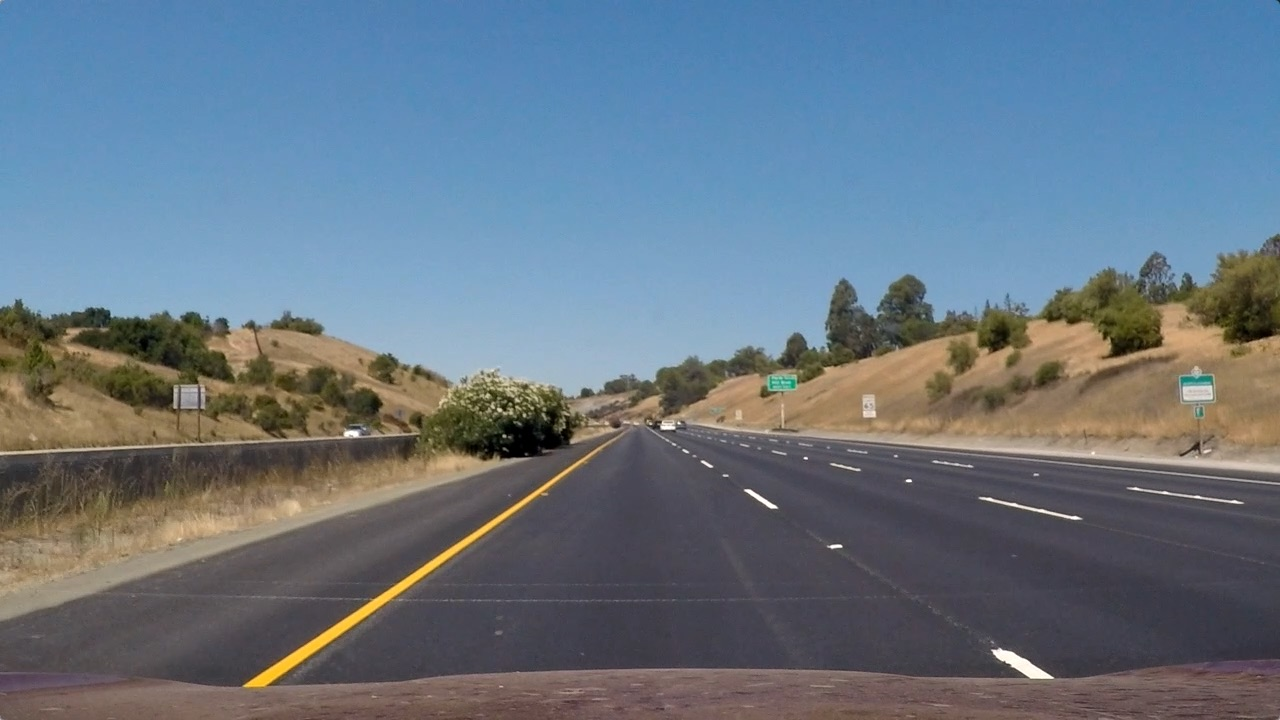
#> input picture test_images/straight_lines1.jpg, 1280 x 720 px
$ python any.py   (older library calls are emulated)
#> lines starting #> are read from the running program, lines starting #| are printed output that depends on the picture; after the words box and inside, x2 and y2 are one past the last pixel; in counts of white or black regions, pixels touching at a corner belong together
import matplotlib.pyplot as plt
import matplotlib.image as mpimg
import cv2
import numpy as np
import glob


def Calibrate_Cam (img):
    #to read all the calibration images
    images = glob.glob("camera_cal/calibration*.jpg")
    nx, ny = 9,6 #number of x and y corners for the chessboards we have

    objpoints =[] #3d points for the real world points
    imgpoints =[] #2d points for the image points


    ##To Create the object points for one iteration
    objp = np.zeros((nx*ny, 3), np.float32)
    objp[:,:2] = np.mgrid[0:nx, 0:ny].T.reshape(-1,2)

    #To calculate all objpoints and all imgpoints
    for image in images:
        ret, corners = cv2.findChessboardCorners(cv2.imread(image), (nx,ny), None)
        if ret:
            objpoints.append(objp)
            imgpoints.append(corners)

    #To calibrate the camera
    ret, mtx, dist, rvecs, tvecs = cv2.calibrateCamera(objpoints, imgpoints, img.shape[1::-1], None, None)
    dst = cv2.undistort (img, mtx, dist, None, mtx)
    return dst

def abs_sobel_thresh(img, orient='x', thresh=(0, 255)):
    sx = cv2.Sobel(img, cv2.CV_64F, 1, 0)
    sx_abs = np.absolute( sx )
    scaled_sx = np.uint8(255*sx_abs/np.max(sx_abs))
    binary_output = np.zeros_like(img) # Remove this line
    binary_output [ (scaled_sx>thresh[0]) & (scaled_sx<thresh[1]) ] = 1
    return binary_output

def mag_thresh(img, sobel_kernel=3, mag_thresh=(0, 255)):
    sx = cv2.Sobel(img, cv2.CV_64F, 1, 0)
    sy = cv2.Sobel(img, cv2.CV_64F, 0, 1)
    s_mag = np.sqrt(sx*sx + sy*sy)
    scaled_s = np.uint8(255*s_mag/np.max(s_mag))
    binary_output = np.zeros_like(img)
    binary_output [ (scaled_s>mag_thresh[0]) & (scaled_s<mag_thresh[1]) ] = 1
    return binary_output


def dir_threshold(img, sobel_kernel=3, thresh=(0, np.pi/2)):
    sx = cv2.Sobel(img, cv2.CV_64F, 1, 0, ksize=sobel_kernel)
    sy = cv2.Sobel(img, cv2.CV_64F, 0, 1, ksize=sobel_kernel)
    sx_abs = np.absolute(sx)
    sy_abs = np.absolute(sy)
    directions = np.arctan2(sy_abs, sx_abs)
    binary_output = np.zeros_like(img)
    binary_output [ (directions>thresh[0]) & (directions<thresh[1]) ] = 1
    return binary_output

def hls_select(img, thresh=(0, 255)):
    hls = cv2.cvtColor(img, cv2.COLOR_RGB2HLS)
    S = hls[:,:,2]
    binary_output = np.zeros_like(S)
    binary_output[(S>thresh[0]) & (S<=thresh[1]) ]=1
    return binary_output

def Color_Gradient_Threshold(img):
    gray = cv2.cvtColor(img, cv2.COLOR_RGB2GRAY)
    binary = np.zeros_like(gray)
    gradx = abs_sobel_thresh(gray, orient='x',thresh=(20, 100))
    grady = abs_sobel_thresh(gray, orient='y', thresh=(20, 100))
    grad_mag = mag_thresh(gray, sobel_kernel=9, mag_thresh=(30, 100))
    grad_dir = dir_threshold(gray, sobel_kernel=15, thresh=(0.7, 1.3))
    binary [ ((gradx == 1) & (grady==1)) | ((grad_mag==1) & (grad_dir==1)) ] =1
    hls_binary = hls_select(img, thresh=(170, 255))
    color_binary = np.dstack((binary , np.zeros_like(hls_binary), hls_binary)) * 255
    return color_binary


def bird_eye (img):
    src=np.float32([])
    dst=np.float32([])
    M = cv2.getPrespectiveTransform(src, dst)
    img_size = (img.shape[1], img.shape[0])

    warped = cv2.warpPrespective(img,M , img_size, flags=cv2.INTER_LINEAR)
    return warped


###### Prespective Transform (Warp image)


###### Detect Line Lanes


###### Determine lane curveture


img=mpimg.imread("test_images/straight_lines1.jpg")
#> img is the input picture: shape (720, 1280, 3); mean R, G, B 103.2, 117.7, 131.2

## Camera Calibration and image distortion
undestorted = Calibrate_Cam(img)
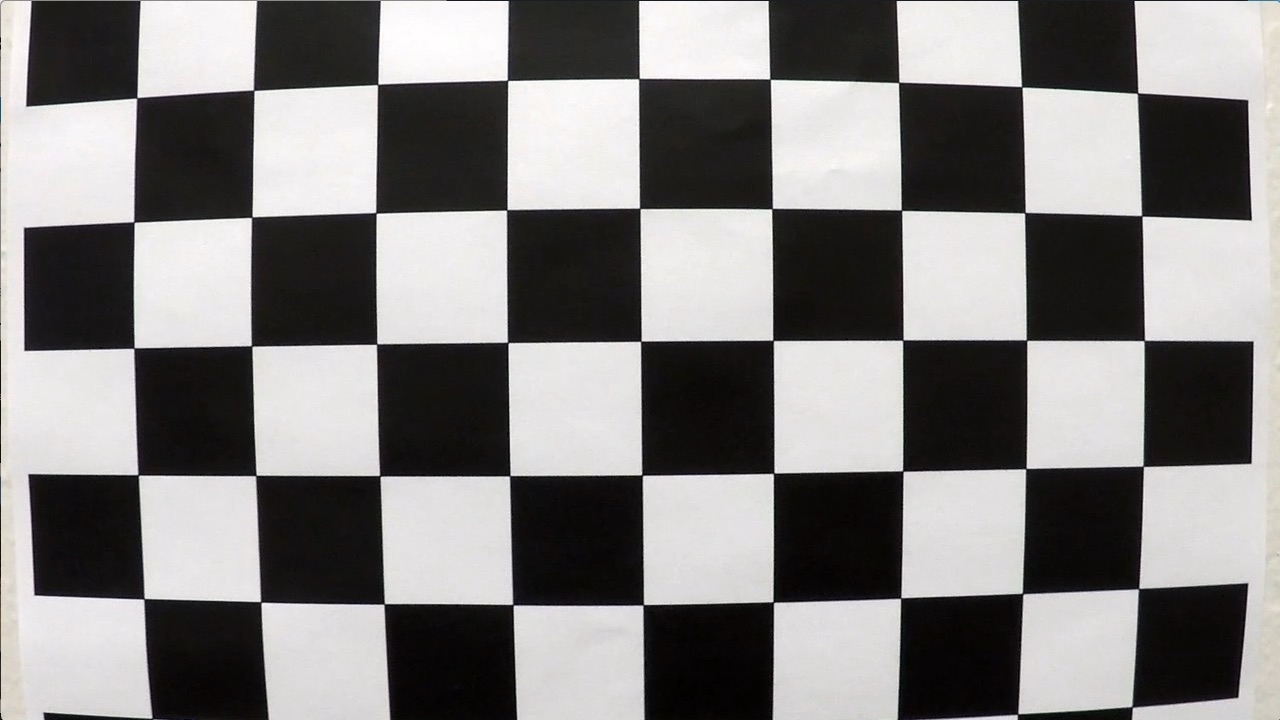
#> input picture camera_cal/calibration1.jpg, 1280 x 720 px
#> in Calibrate_Cam, `ret, corners = cv2.findChessboardCorners(cv2.imread(image), (nx,ny), N..`: ret = False; corners = None

###### Color and Gradient Threshold
binary = Color_Gradient_Threshold(undestorted)
#> in Color_Gradient_Threshold, `gradx = abs_sobel_thresh(gray, orient='x',thresh=(20, 100))`:
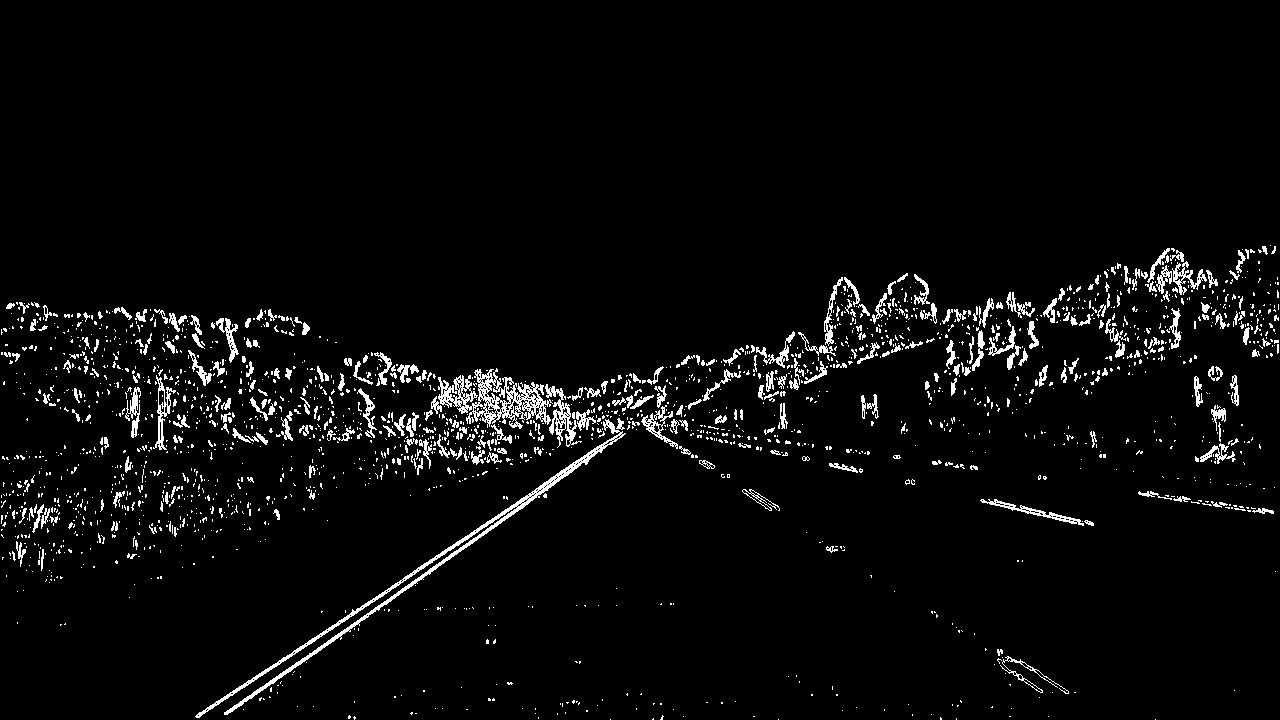
#> gradx: shape (720, 1280); values 0 (black) and 1 (white), 3.9% white in thin lines or dots, all inside (x1, y1, x2, y2) = (1, 245, 1279, 720)
#> in Color_Gradient_Threshold, `grad_mag = mag_thresh(gray, sobel_kernel=9, mag_thresh=(30, 100))`: grad_mag: shape (720, 1280); values 0 (black) and 1 (white), 4.7% white in thin lines or dots, all inside (x1, y1, x2, y2) = (0, 245, 1280, 720)
#> in Color_Gradient_Threshold, `grad_dir = dir_threshold(gray, sobel_kernel=15, thresh=(0.7, 1.3))`: grad_dir: shape (720, 1280); values 0 (black) and 1 (white), 41.6% white; 6314 white regions (5173 under 20 px), largest, box (x1, y1, x2, y2) and area: (87, 373, 1037, 719) 70016, (262, 135, 749, 444) 32065, (13, 1, 331, 230) 13942
#> in hls_select, `hls = cv2.cvtColor(img, cv2.COLOR_RGB2HLS)`: hls: shape (720, 1280, 3); mean of channels 0, 1, 2 87.8, 117.2, 66.6
#> in hls_select, `S = hls[:,:,2]`:
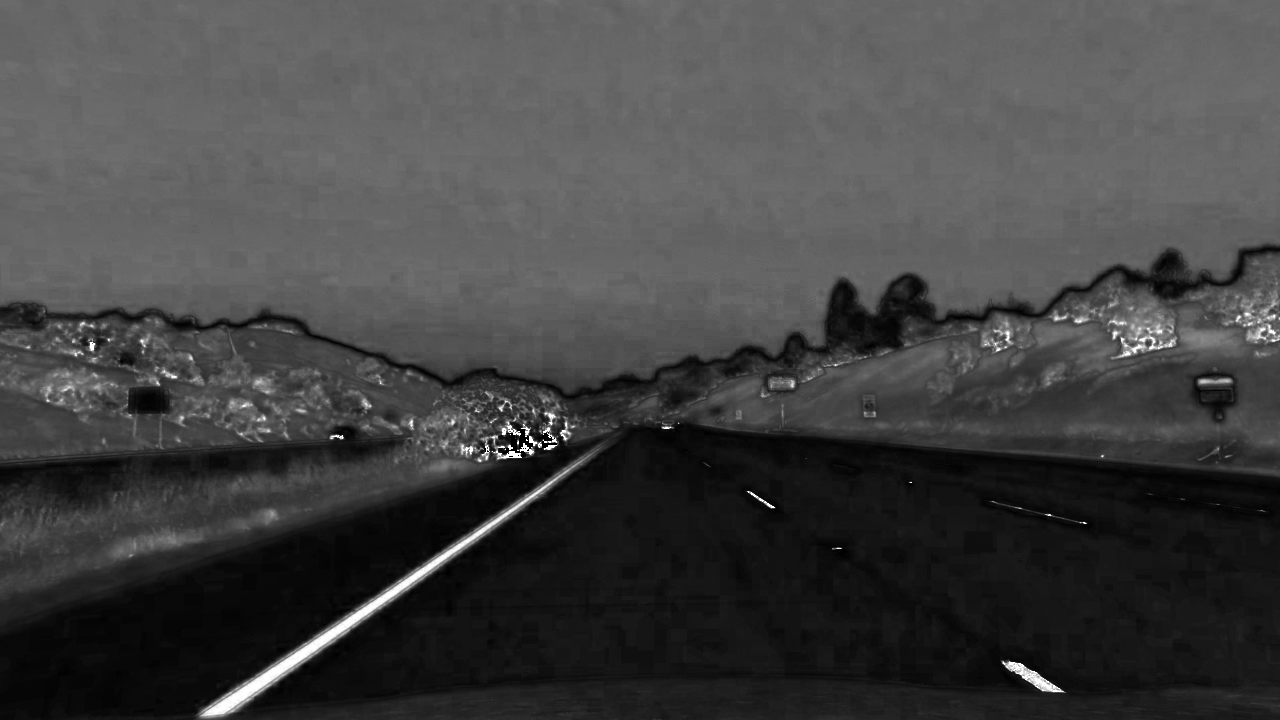
#> S: shape (720, 1280); min 0, max 255, mean 66.6
#> in Color_Gradient_Threshold, `hls_binary = hls_select(img, thresh=(170, 255))`: hls_binary: shape (720, 1280); values 0 (black) and 1 (white), 0.65% white; 178 white regions (141 under 20 px), largest, box (x1, y1, x2, y2) and area: (201, 470, 569, 716) 3181, (1003, 661, 1064, 692) 545, (1139, 335, 1175, 350) 144
#> in Color_Gradient_Threshold, `color_binary = np.dstack((binary , np.zeros_like(hls_binary), hls_bina..`:
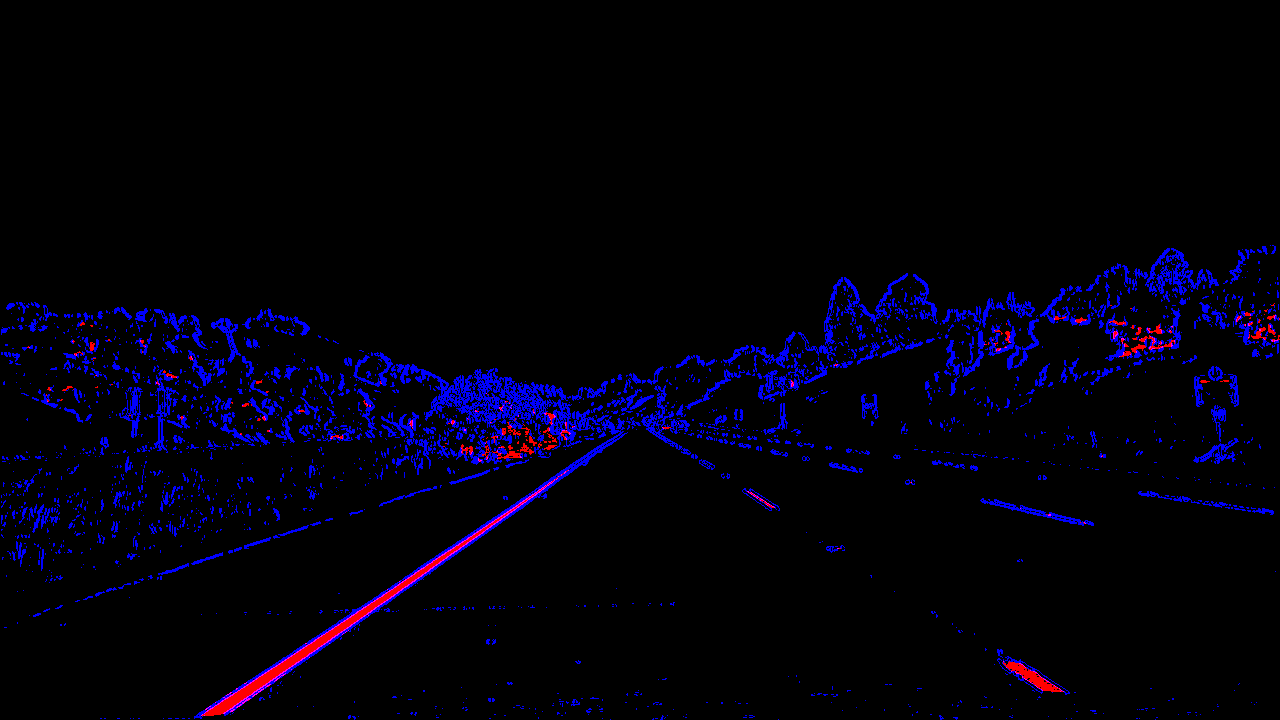
#> color_binary: shape (720, 1280, 3); mean of channels 0, 1, 2 11.6, 0, 1.7; drawn as B, G, R

plt.imshow(undestorted)
plt.show()
plt.imshow(binary, cmap='gray')
